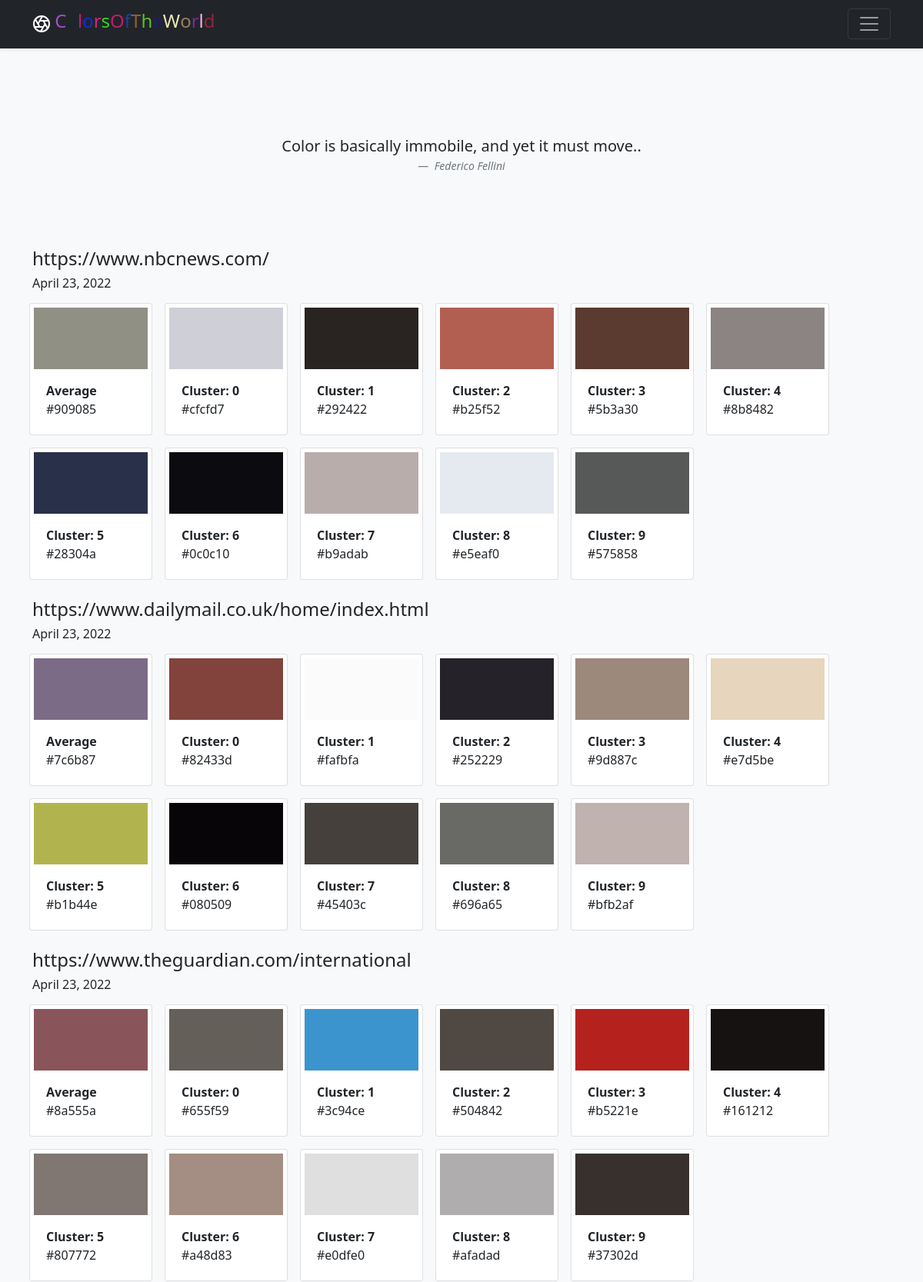
The page / (upper part) on the database its author committed.
### colorsoftheworld/models.py (models this page shows)
class Quote(models.Model):
    quote_text = models.CharField(max_length=500)
    author = models.CharField(max_length=40)

class SearchResult(models.Model):
    url = models.ForeignKey(Website, on_delete=CASCADE, default=None)
    search_date = models.DateField(default=timezone.now())
    average_color = models.CharField(max_length=8)
    std_color = models.CharField(max_length=8)

class Cluster(models.Model):
    cluster_number = models.IntegerField(default=0)
    color = models.CharField(max_length=8)
    search_result_id = models.ForeignKey(SearchResult, on_delete=CASCADE)

### colorsoftheworld/views.py (the view)
# urls.py: path('', views.index),
def index(request):
    websites_to_show = Website.objects.distinct().filter(show=True)
    final_array = []
    for website in websites_to_show:
        search_result = SearchResult.objects.filter(url=website).latest('search_date')
        search_result_clusters = Cluster.objects.filter(search_result_id=search_result).all
        if search_result.average_color == '#000000':
            continue
        temp_array = {
            'date': search_result.search_date,
            'url': website.url,
            'average_color': search_result.average_color,
            'std': search_result.std_color,
            'clusters': search_result_clusters}
        final_array.append(temp_array)
    title = random_color_string('Colors Of The World')
    quote_database = Quote.objects.all()
    random_quote = random.choice(quote_database)
    return render(request, 'index.html', {
        'final_array': final_array,
        'title': title,
        'quote': random_quote
    })

### colorsoftheworld/views.py (called while the page is built)
def rgb2hex(r, g, b):
    return "#{:02x}{:02x}{:02x}".format(r, g, b)

def random_color_string(string):
    local_map = []
    for letter in string:
        color = rgb2hex(random.randint(0, 255), random.randint(0, 255), random.randint(0, 255))
        local_map.append((letter, color))
    return local_map

### colorsoftheworld/templates/index.html (shortened to what this page needs)
{% extends 'base.html' %}
{% block content %}
<header>
  <div class="navbar navbar-dark bg-dark shadow-sm">
    <div class="container">
      <a href="#" class="navbar-brand d-flex align-items-center">
          {% for char in title %}
          <h4 style="color: {{ char.1 }}">{{ char.0 }}</h4>
          {% endfor %}
      </a>
      <nav class="d-inline-flex mt-2 mt-md-0 ms-md-auto">
        <a class="me-3 py-2  text-decoration-none" href="#">Home</a>
        <a class="me-3 py-2  text-decoration-none" href="#">About</a>
        <a class="me-3 py-2  text-decoration-none" href="#">Statistics</a>
      </nav>
      <button class="navbar-toggler" type="button" data-bs-toggle="collapse" data-bs-target="#navbarHeader" aria-controls="navbarHeader" aria-expanded="false" aria-label="Toggle navigation">
        <span class="navbar-toggler-icon"></span>
      </button>
    </div>
  </div>
</header>
<main>
     <div class="album py-5 bg-light">
    <div class="container">
<section class="py-5 text-center container">
    <div class="row py-lg-3">
      <div class="col-lg-6 col-md-8 mx-auto">
          <figure class="text-center">
                <blockquote class="blockquote">
                    <p>{{ quote.quote_text }}</p>
                </blockquote>
                <figcaption class="blockquote-footer">
                        <cite title="Source Title">{{ quote.author }}</cite>
                </figcaption>
            </figure>
      </div>
    </div>
  </section>
{% for website in final_array%}
<p>
     <a href="{{ website.url }}"><h4>{{ website.url }}</h4> </a><h6> {{ website.date }}</h6>
    <div class="row">
        <div class="card m-2" style="width: 10rem; padding: 5px;">
             <div style="background-color: {{ website.average_color }}; height: 5rem; ">
            </div>
            <div class="card-body">
            <p class="card-text"><strong>Average </strong> <BR>{{ website.average_color }}</p>
            </div>
        </div>
    {% for cluster in website.clusters%}
    <div class="card m-2" style="width: 10rem; padding: 5px;">
        <div style="background-color: {{ cluster.color }}; height: 5rem; ">
        </div>
        <div class="card-body">
            <p class="card-text"><strong>Cluster: {{ cluster.cluster_number }}</strong> <BR> {{ cluster.color }} </p>
        </div>
    </div>
    {% endfor %}
    </div>
</p>
{% endfor %}
    </div>
     </div>
</main>
  {% endblock %}

### templates/base.html (shortened to what this page needs)
<!doctype html>
<html lang="en">
  <head>
    <link href="https://cdn.jsdelivr.net/npm/bootstrap@5.1.3/dist/css/bootstrap.min.css" rel="stylesheet">
  </head>
  <body>
    {% block content %}
  {% endblock %}
  </body>
</html>

### templates/base.html (style rules this page uses)
a:link { color: #212529; text-decoration: none; }

### rows shown on the page
Quote: quote_text "Color is basically immobile, and yet it must move..", author "Federico Fellini"
SearchResult: date "April 23, 2022", average_color "#909085"
Cluster: cluster_number "0", color "#cfcfd7"
Cluster: cluster_number "1", color "#292422"
Cluster: cluster_number "2", color "#b25f52"
Cluster: cluster_number "3", color "#5b3a30"
Cluster: cluster_number "4", color "#8b8482"
Cluster: cluster_number "5", color "#28304a"
Cluster: cluster_number "6", color "#0c0c10"
Cluster: cluster_number "7", color "#b9adab"
Cluster: cluster_number "8", color "#e5eaf0"
Cluster: cluster_number "9", color "#575858"
SearchResult: date "April 23, 2022", average_color "#7c6b87"
Cluster: cluster_number "0", color "#82433d"
Cluster: cluster_number "1", color "#fafbfa"
Cluster: cluster_number "2", color "#252229"
Cluster: cluster_number "3", color "#9d887c"
Cluster: cluster_number "4", color "#e7d5be"
Cluster: cluster_number "5", color "#b1b44e"
Cluster: cluster_number "6", color "#080509"
Cluster: cluster_number "7", color "#45403c"
Cluster: cluster_number "8", color "#696a65"
Cluster: cluster_number "9", color "#bfb2af"
SearchResult: date "April 23, 2022", average_color "#8a555a"
Cluster: cluster_number "0", color "#655f59"
Cluster: cluster_number "1", color "#3c94ce"
Cluster: cluster_number "2", color "#504842"
Cluster: cluster_number "3", color "#b5221e"
Cluster: cluster_number "4", color "#161212"
Cluster: cluster_number "5", color "#807772"
Cluster: cluster_number "6", color "#a48d83"
Cluster: cluster_number "7", color "#e0dfe0"
Cluster: cluster_number "8", color "#afadad"
Cluster: cluster_number "9", color "#37302d"

### other values the page prints
{{ char.0 }} "C" "l" "o" "r" "s" "O" "f" "T" "h" "W" "o" "r" "l" "d"
